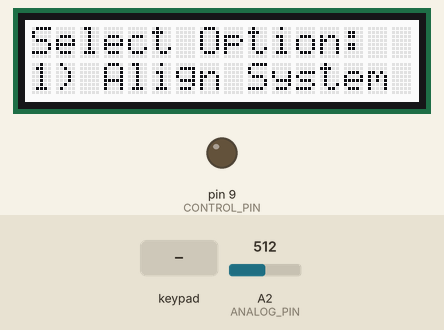
A sketch run on a simulated Arduino Uno, built with avr-gcc and run on an emulated ATmega328P. On the bench: 16×2 character LCD, output pins drawn as LEDs (lit = HIGH). Inputs (shaded band) come from the test bench; at power-on: A2 (ANALOG_PIN) = 512.

Above: at 3.0 s.
3.1 s: key 'S' pressed
At 4.5 s:
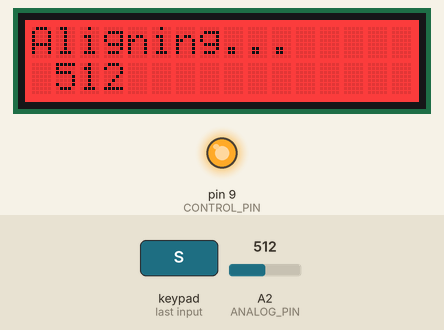
4.8 s: key 'U' pressed
At 5.3 s:
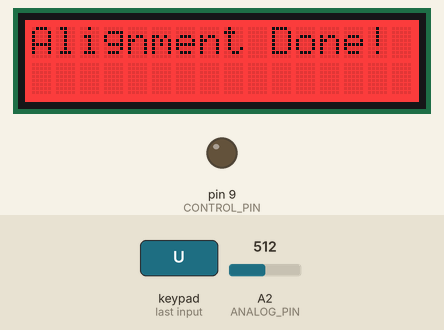
7.5 s: key 'D' pressed
At 8.8 s:
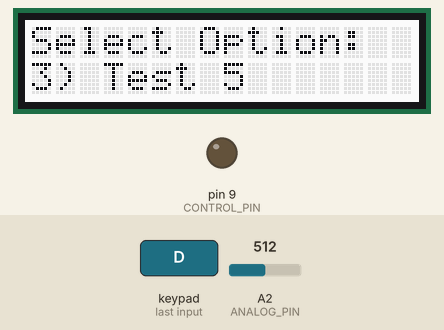
9.2 s: key 'S' pressed
At 10.6 s:
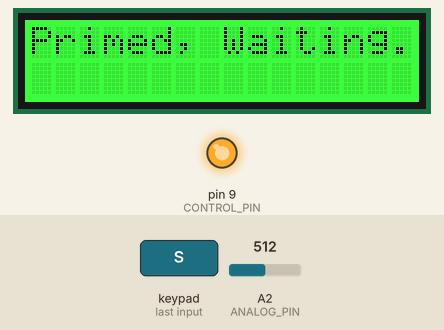
10.9 s: A2 (ANALOG_PIN) set to 106
12.4 s: A2 (ANALOG_PIN) set to 93
At 13.4 s:
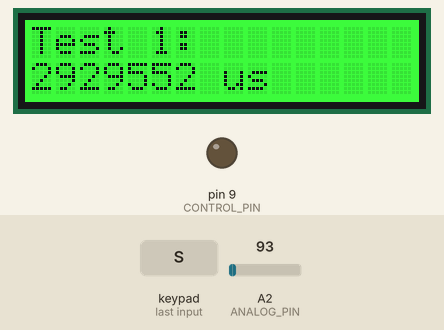
Timing chart, 0 to 14.9 s (numbered marks = the images above; inputs shaded):
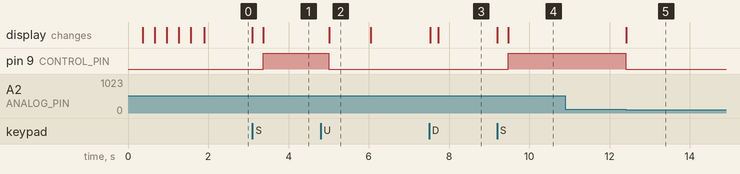

Measured:
- the behaviour switches between 100 and 99 on A2 (ANALOG_PIN) (found by bisection; images 4 and 5)
- after the input at 3.1 s, pin 9 (CONTROL_PIN): LOW → HIGH after 0.26 s; the display: first changes at once (image 1 shows a later state)
- after the input at 4.8 s, pin 9 (CONTROL_PIN): HIGH → LOW after 0.20 s; the display: changes after 0.22 s (image 2)
- after the input at 7.5 s, the display: first changes at once (image 3 shows a later state)
- after the input at 9.2 s, pin 9 (CONTROL_PIN): LOW → HIGH after 0.27 s; the display: first changes at once (image 4 shows a later state)
- after the input at 10.9 s, every drawn part: stays the same
- after the input at 12.4 s, pin 9 (CONTROL_PIN): HIGH → LOW at once; the display: changes at once (image 5)
- what the display in image 2 shows lasts 1.1 s, from 5.0 s to 6.1 s

The sketch:

shutter_speed_measurement.ino
```cpp
#include <Wire.h>
#include <Adafruit_RGBLCDShield.h>
#include <utility/Adafruit_MCP23017.h>

// Initialize LCD Shield
Adafruit_RGBLCDShield lcd = Adafruit_RGBLCDShield();

// Define Buttons
#define BUTT_SELECT 0
#define BUTT_LEFT   1
#define BUTT_UP     2
#define BUTT_DOWN   3
#define BUTT_RIGHT  4
#define NO_BUTTON     -1

// These #defines make it easy to set the backlight color
#define RED 0x1
#define YELLOW 0x3
#define GREEN 0x2
#define TEAL 0x6
#define BLUE 0x4
#define VIOLET 0x5
#define WHITE 0x7

// Define Pins
#define ANALOG_PIN A2     // Analog input pin
#define CONTROL_PIN 9     // Digital output pin for alignment mode
#define THRESHOLD 100     // ADC threshold (512 = ~2.5V)
#define TIMEOUT 50000000   // Timeout in microseconds (1s)


// Menu State
int menuIndex = 0;
const char* menuItems[] = {
    "1) Align System",
    "2) Test Once",
    "3) Test 5",
};
const int menuSize = sizeof(menuItems) / sizeof(menuItems[0]);

void setup() {
    Serial.begin(9600);
    lcd.begin(16, 2);  // Initialize LCD
    pinMode(CONTROL_PIN, OUTPUT);
    digitalWrite(CONTROL_PIN, LOW); // Ensure control pin starts low
    lcd.setBacklight(WHITE);
    delay(300);
    lcd.setBacklight(RED);
    delay(300);
    lcd.setBacklight(YELLOW);
    delay(300);
    lcd.setBacklight(GREEN);
    delay(300);
    lcd.setBacklight(TEAL);
    delay(300);
    lcd.setBacklight(BLUE);
    delay(300);
    displayMenu();
}

void loop() {
    int button = getButtonPress();

    if (button == BUTT_DOWN) {
        menuIndex = (menuIndex + 1) % menuSize;
        displayMenu();
    }
    else if (button == BUTT_UP) {
        menuIndex = (menuIndex - 1 + menuSize) % menuSize;
        displayMenu();
    }
    else if (button == BUTT_SELECT) {
        executeMenuOption();
        displayMenu();
    }
}

// Display current menu option
void displayMenu() {
    lcd.clear();
    lcd.setBacklight(WHITE);
    lcd.setCursor(0, 0);
    lcd.print("Select Option:");
    lcd.setCursor(0, 1);
    lcd.print(menuItems[menuIndex]);
}

// Read button input
int getButtonPress() {
    uint8_t buttons = lcd.readButtons();
    if (buttons & BUTTON_UP) return BUTT_UP;
    if (buttons & BUTTON_DOWN) return BUTT_DOWN;
    if (buttons & BUTTON_LEFT) return BUTT_LEFT;
    if (buttons & BUTTON_RIGHT) return BUTT_RIGHT;
    if (buttons & BUTTON_SELECT) return BUTT_SELECT;
    return NO_BUTTON;
}

// Execute the selected menu option
void executeMenuOption() {
    switch (menuIndex) {
        case 0: alignSystem(); break;
        case 1: testOnce(); break;
        case 2: testFive(); break;
    }
}

// Align System: Hold control pin HIGH until user presses a button
void alignSystem() {
  char buffer[16];

    lcd.setBacklight(RED);
    delay(250);  //need this as there is a button press in the queue / debounce
    lcd.clear();
    lcd.setCursor(0, 0);
    lcd.print("Aligning...");
    digitalWrite(CONTROL_PIN, HIGH);


    while (getButtonPress() == NO_BUTTON){
      // Format this!
      sprintf(buffer,"%4d",analogRead(ANALOG_PIN));
      lcd.setCursor(0,1);
      lcd.print(buffer);
      delay(200);
    }; // Wait for button press
    digitalWrite(CONTROL_PIN, LOW);

    lcd.clear();
    lcd.setCursor(0, 0);
    lcd.print("Alignment Done!");
    delay(1000);
}

// Test Once: Measure signal duration once and display result
void testOnce() {
    lcd.setBacklight(VIOLET);
    delay(250);
    unsigned long duration = measureAnalogDuration();
    lcd.setBacklight(VIOLET);


    lcd.clear();
    lcd.setCursor(0, 0);
    lcd.print("Duration:");
    lcd.setCursor(0, 1);
    lcd.print(duration);
    lcd.print(" us");

    waitForButtonPress();
}

// Test 5: Measure signal duration 5 times and display stats
void testFive() {
    unsigned long durations[5];
    unsigned long sum = 0;
    double mean, variance = 0, stddev;

    lcd.setBacklight(BLUE);
    delay(250);
    for (int i = 0; i < 5; i++) {
        durations[i] = measureAnalogDuration();
        sum += durations[i];

        lcd.clear();
        lcd.setCursor(0, 0);
        lcd.print("Test ");
        lcd.print(i + 1);
        lcd.print(":");
        lcd.setCursor(0, 1);
        lcd.print(durations[i]);
        lcd.print(" us");

        waitForButtonPress();
    }

    mean = sum / 5.0;
    for (int i = 0; i < 5; i++) {
        variance += pow(durations[i] - mean, 2);
    }
    stddev = sqrt(variance / 5.0);

    lcd.clear();
    lcd.setCursor(0, 0);
    lcd.print("Avg: ");
    lcd.print(mean);
    lcd.print(" us");

    lcd.setCursor(0, 1);
    lcd.print("Std Dev: ");
    lcd.print(stddev);
    lcd.print(" us");

    waitForButtonPress();
}

// Measure how long the analog signal stays above the threshold
unsigned long measureAnalogDuration() {
    unsigned long startTime = 0, duration = 0;

    lcd.setBacklight(GREEN);
    // Turn on the laser
    lcd.clear();
    lcd.setCursor(0, 0);
    lcd.print("Primed, Waiting.. ");
    //Serial.println("Starting");
    digitalWrite(CONTROL_PIN, HIGH);

    startTime = micros();
    // Serial.print("Time: ");
    // Serial.println(startTime);
    // Serial.print("Initial Value: ");
    // Serial.println(analogRead(ANALOG_PIN));
    // // Wait for signal to rise above threshold
    while (analogRead(ANALOG_PIN) < THRESHOLD) {
      // Serial.print("Closed shutter value: ");
      // Serial.println(analogRead(ANALOG_PIN));
      if ((micros() - startTime) > (10*TIMEOUT)) return 0;
    }

    startTime = micros();
    // Serial.print("Measure Time: ");
    // Serial.println(startTime);
    // Serial.print("First Measure Value: ");
    // Serial.println(analogRead(ANALOG_PIN));
    // Measure time above threshold
    while (analogRead(ANALOG_PIN) >= THRESHOLD) {
      // Serial.print("Open shutter value: ");
      // Serial.println(analogRead(ANALOG_PIN));
        if ((micros() - startTime )> TIMEOUT) break;
    }

    duration = micros() - startTime;

    // Turn off the laser
    digitalWrite(CONTROL_PIN, LOW);
    return duration;
}

// Wait for user button press before continuing
void waitForButtonPress() {
    while (getButtonPress() == NO_BUTTON);
    delay(300); // Debounce delay
}
```
